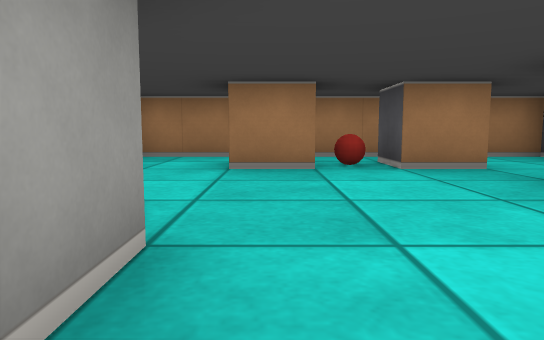
[1] (above)

12 first-person views from a walk through a cub3D ray-caster map. The camera is about half as high as the walls, tilts 6° down and sees 70° across. The floor is counted in squares. Each view is taken from the middle of a square. On the plan, view 1 faces up. The plan holds only what a view shows up to about 9 squares ahead; the rest is blank.

[2]
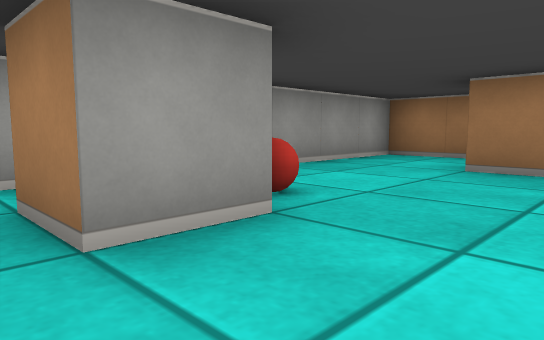

[3]
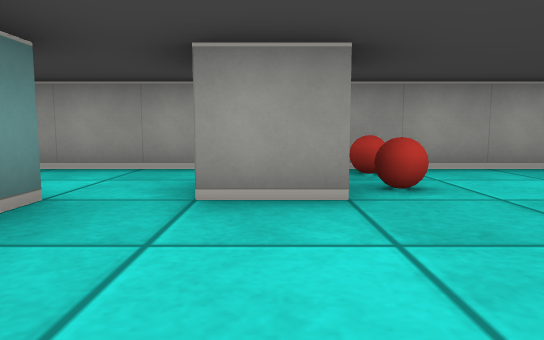

[4]
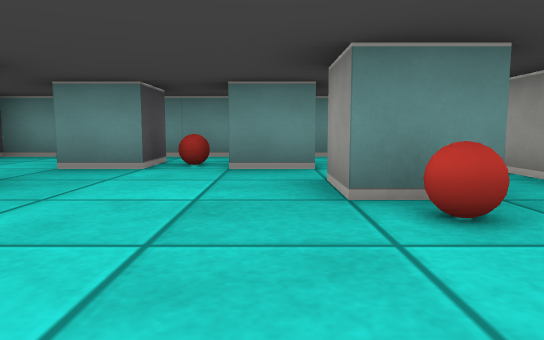

[5]
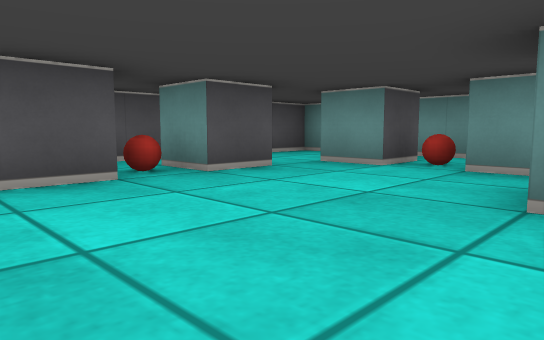

[6]
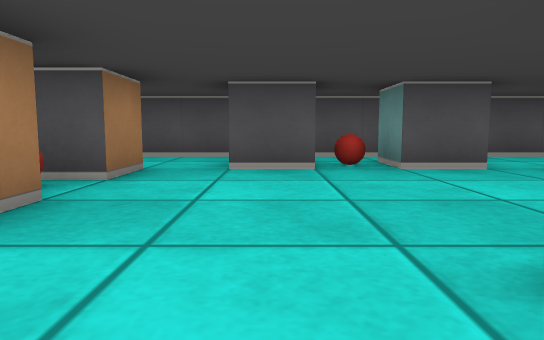

[7]
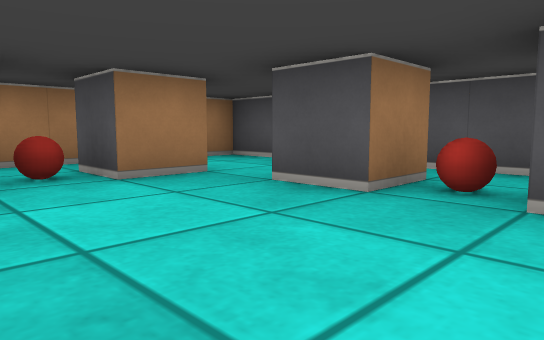

[8]
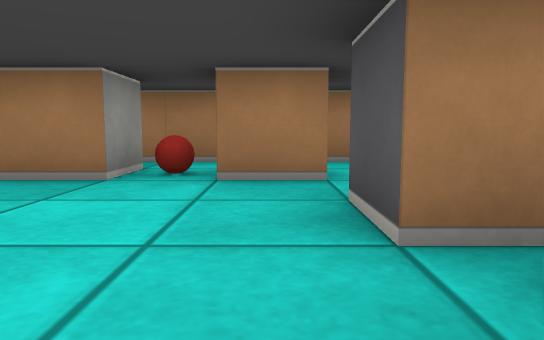

[9]
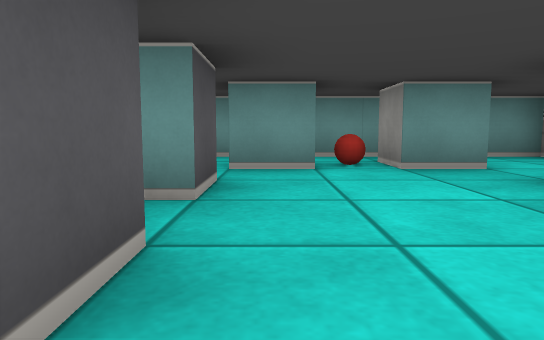

[10]
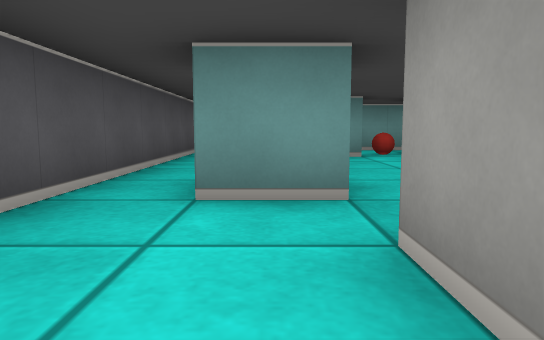

[11]
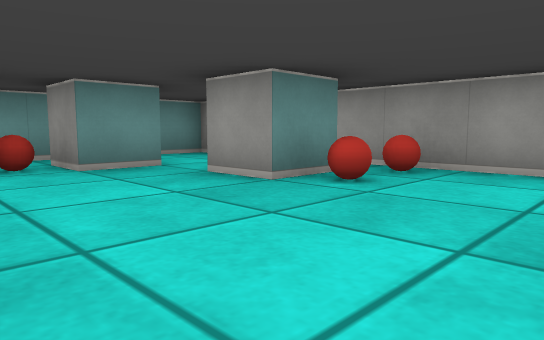

[12]
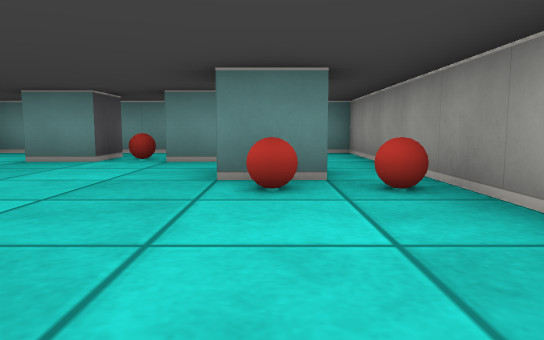

### Floor plan
Points are (right, up) in squares from view 1. A wall is a line through its corners. A room is listed if a view was taken in it or the views show most of it. See-through windows are left out.
Room 1 (views 1, 2, 3, 4, 5, 6, 7, 8, 9, 10, 11, 12)
walls: (2.5, 0.4) (2.5, 1.5) (3.5, 1.5); (-1.5, 1.5) (-0.5, 1.5) (-0.5, 0.5) (-1.5, 0.5); (3.6, 2.5) (2.5, 2.5) (2.5, 3.5) (3.5, 3.5); (-0.6, -0.5) (0.5, -0.5) (0.5, -1.5); (0.5, 5.5) (0.5, 4.5) (-0.5, 4.5); (1.5, -1.5) (1.5, -0.5) (2.5, -0.5); (2.5, 5.4) (2.5, 4.5) (1.5, 4.5) (1.5, 5.5); (-2.5, -2.5) (4.5, -2.5) (4.5, 6.5) (-2.5, 6.5) (-2.5, -2.5)
objects: ball (-2, 2); ball (-1, 2); ball (1, -1); ball (1, 5); ball (3, 2)

Positions as (right, up) in squares from view 1, and headings:
1: (0, 0), facing up
2: (1, 0), facing up-left
3: (2, 1), facing left
4: (0, 4), facing down
5: (-1, 4), facing down-right
6: (-2, 3), facing right
7: (0, 1), facing up-right
8: (2, 1), facing up
9: (2, 4), facing down
10: (3, 6), facing down
11: (2, 4), facing down-left
12: (-1, 5), facing down
